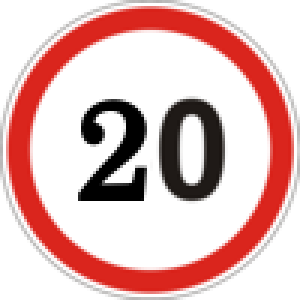
#> input picture traffic_signs/0.png, 100 x 100 px (shown 3 times larger)
$ python -i svm_model.py   (imports and definitions only)
#> lines starting #> are read from the running program, lines starting #| are printed output that depends on the picture
# models/svm_model.py
import joblib
import numpy as np
import cv2
from skimage.feature import hog
from PIL import Image
import matplotlib.pyplot as plt

# Load the trained SVM model
# [2 lines not run here, left out]


# Assume that names of the classes are the same as in your YOLO model
classes = {
    0: 'Speed limit (20km/h)',
    1: 'Speed limit (30km/h)',
    2: 'Speed limit (50km/h)',
    3: 'Speed limit (60km/h)',
    4: 'Speed limit (70km/h)',
    5: 'Speed limit (80km/h)',
    6: 'End of speed limit (80km/h)',
    7: 'Speed limit (100km/h)',
    8: 'Speed limit (120km/h)',
    9: 'No passing',
    10: 'No passing veh over 3.5 tons',
    11: 'Right-of-way at intersection',
    12: 'Priority road',
    13: 'Yield',
    14: 'Stop',
    15: 'No vehicles',
    16: 'Veh > 3.5 tons prohibited',
    17: 'No entry',
    18: 'General caution',
    19: 'Dangerous curve left',
    20: 'Dangerous curve right',
    21: 'Double curve',
    22: 'Bumpy road',
    23: 'Slippery road',
    24: 'Road narrows on the right',
    25: 'Road work',
    26: 'Traffic signals',
    27: 'Pedestrians',
    28: 'Children crossing',
    29: 'Bicycles crossing',
    30: 'Beware of ice/snow',
    31: 'Wild animals crossing',
    32: 'End speed + passing limits',
    33: 'Turn right ahead',
    34: 'Turn left ahead',
    35: 'Ahead only',
    36: 'Go straight or right',
    37: 'Go straight or left',
    38: 'Keep right',
    39: 'Keep left',
    40: 'Roundabout mandatory',
    41: 'End of no passing',
    42: 'End no passing veh > 3.5 tons'
}

# Function to map class number to description
def get_class_description(class_number):
    return classes.get(class_number, "Unknown class")


def predict_with_svm(image_path):
    processed_image, prediction = preprocess_image(image_path)
    return processed_image, prediction


def preprocess_image(image_path):
    # Load the image
#> called with image_path = '../traffic_signs/0.png'
    img = np.asarray(Image.open(image_path))
#> img is the input picture: shape (100, 100, 4); mean R, G, B, A 173.7, 135.7, 133.8, 201.1

    # Ensure the image is in RGB format and handle any single-channel images
    if img.ndim == 2:  # Grayscale image
        img = cv2.cvtColor(img, cv2.COLOR_GRAY2RGB)
    elif img.shape[2] == 4:  # Image with alpha channel
        img = cv2.cvtColor(img, cv2.COLOR_RGBA2RGB)
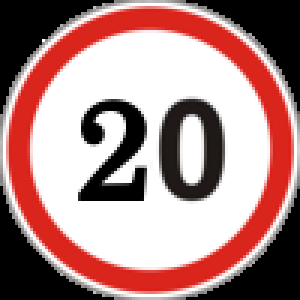
#> img: shape (100, 100, 3) (shown 3 times larger); mean R, G, B 173.7, 135.7, 133.8

    # Resize the image to 32x32
    img_resized = cv2.resize(img, (32, 32))
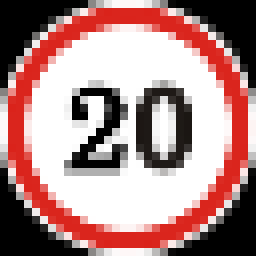
#> img_resized: shape (32, 32, 3) (shown 8 times larger); mean R, G, B 174.6, 137.4, 135.5

    # Convert to grayscale
    processed_image = cv2.cvtColor(img_resized, cv2.COLOR_RGB2GRAY)
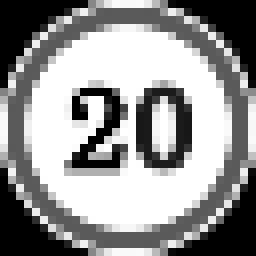
#> processed_image: shape (32, 32) (shown 8 times larger); min 0, max 255, mean 148.3

    # Extract HOG features
    hog_features = hog(processed_image, orientations=9, pixels_per_cell=(8, 8), cells_per_block=(2, 2))
#> hog_features = 324 values, max 0.317 at index 223, min 0 at index 5, mean 0.134

    # Scale the HOG features using the pre-loaded scaler
#> (the run stopped early here; a loop or call above may not have finished)

$ run again, on traffic_signs/10.png
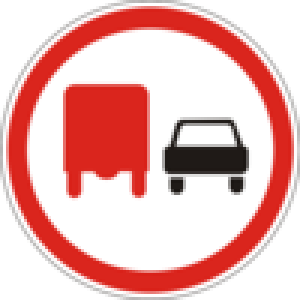
#> input picture traffic_signs/10.png, 100 x 100 px (shown 3 times larger)
#> in preprocess_image, img is the input picture: shape (100, 100, 4); mean R, G, B, A 187.2, 135.9, 133.5, 201.1
#> in preprocess_image, `img = cv2.cvtColor(img, cv2.COLOR_RGBA2RGB)`:
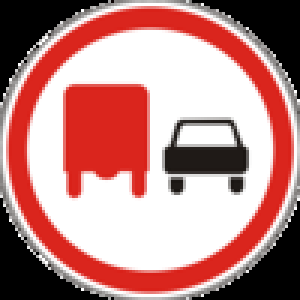
#> img: shape (100, 100, 3) (shown 3 times larger); mean R, G, B 187.2, 135.9, 133.5
#> in preprocess_image, `processed_image = cv2.cvtColor(img_resized, cv2.COLOR_RGB2GRAY)`:
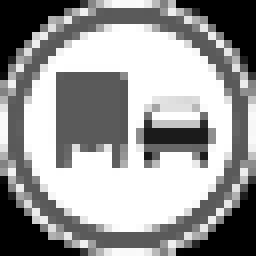
#> processed_image: shape (32, 32) (shown 8 times larger); min 0, max 255, mean 152.1
#> hog_features = 324 values, max 0.346 at index 2, min 0 at index 6, mean 0.118

$ run again, on traffic_signs/11.png
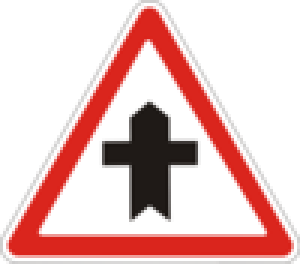
#> input picture traffic_signs/11.png, 100 x 88 px (shown 3 times larger)
#> in preprocess_image, img is the input picture: shape (88, 100, 4); mean R, G, B, A 130, 93.7, 91.8, 146.8
#> in preprocess_image, `img = cv2.cvtColor(img, cv2.COLOR_RGBA2RGB)`:
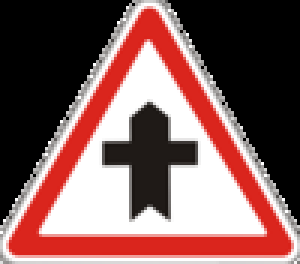
#> img: shape (88, 100, 3) (shown 3 times larger); mean R, G, B 130, 93.7, 91.8
#> in preprocess_image, `processed_image = cv2.cvtColor(img_resized, cv2.COLOR_RGB2GRAY)`:
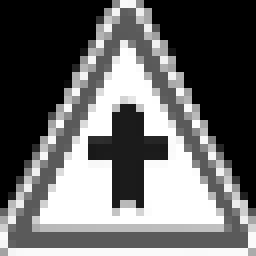
#> processed_image: shape (32, 32) (shown 8 times larger); min 0, max 255, mean 105.6
#> hog_features = 324 values, max 0.374 at index 9, min 0 at index 0, mean 0.106
